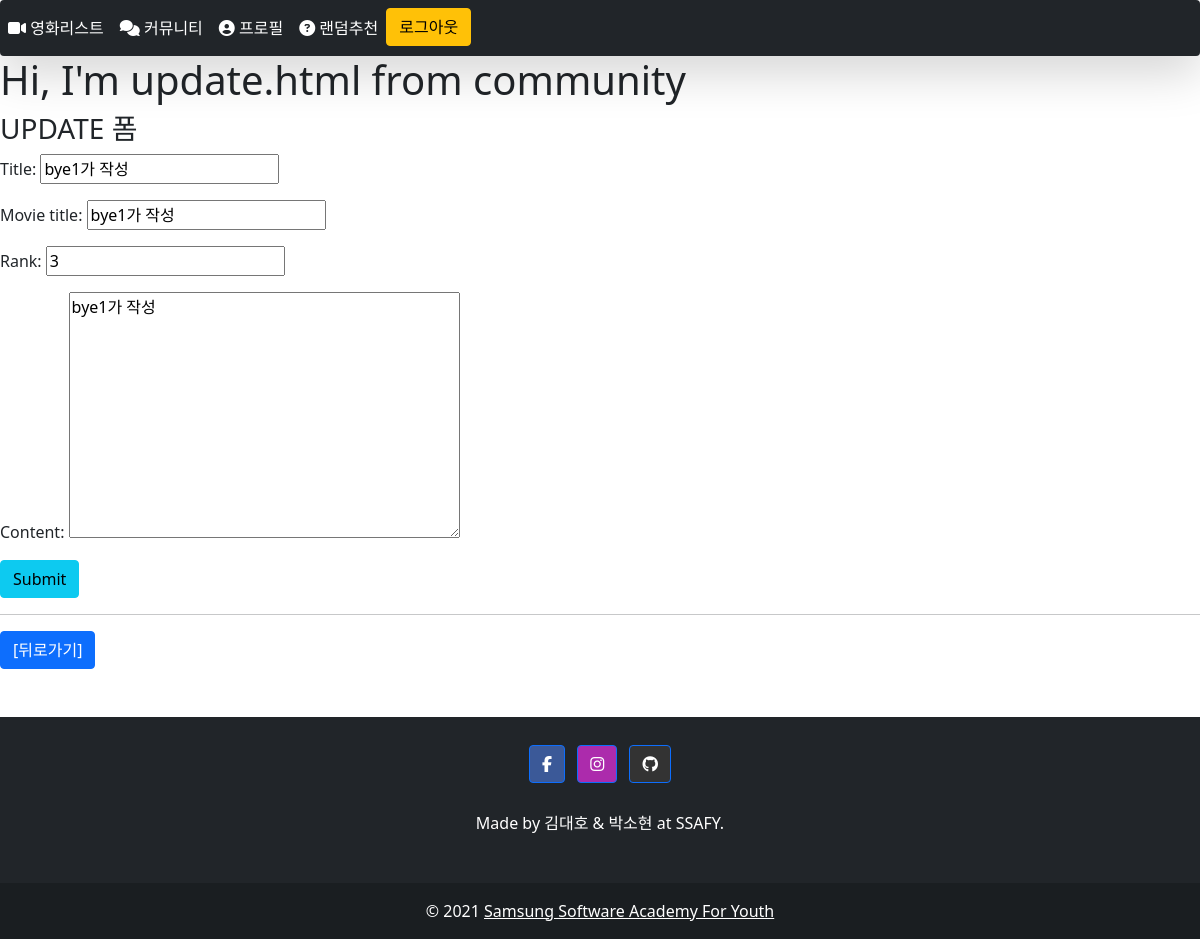
Page /community/2/update/ (signed in) on the committed database.
### community/models.py (models this page shows)
class Review(models.Model):
    title = models.CharField(max_length=100)
    movie_title = models.CharField(max_length=50)
    rank = models.IntegerField()
    content = models.TextField()
    created_at = models.DateTimeField(auto_now_add=True)
    updated_at = models.DateTimeField(auto_now=True)
    user = models.ForeignKey(settings.AUTH_USER_MODEL, on_delete=models.CASCADE)
    like_users = models.ManyToManyField(settings.AUTH_USER_MODEL, related_name='like_reviews')

### community/views.py (the view)
# urls.py: path('<int:pk>/update/', views.update, name='update'),
@login_required
@require_http_methods(['GET', 'POST'])
def update(request, pk):
    review = get_object_or_404(Review, pk=pk)
    if request.user == review.user:
        if request.method == 'POST':
            form = ReviewForm(request.POST, instance=review)
            if form.is_valid():
                form.save()
                return redirect('community:detail', review.pk)
        else:
            form = ReviewForm(instance=review)
    else:
        return redirect('community:index')
    context = {
        'form': form,
        'review': review,
    }
    return render(request, 'community/update.html', context)

### community/forms.py
class ReviewForm(forms.ModelForm):
    class Meta:
        model = Review
        fields = ['title', 'movie_title', 'rank', 'content']

### community/templates/community/update.html (shortened to what this page needs)
{% extends 'base.html' %}
{% block content %}
  <h1>Hi, I'm update.html from community</h1>
  <h3>UPDATE 폼</h3>
  <form action="" method="POST">
    {{ form.as_p }}
    <input class="btn btn-info" type="submit">
  </form>
  <hr>
  <a class="btn btn-primary" href="{% url 'community:detail' review.pk %}">[뒤로가기]</a>
{% endblock %}

### rows in the picture
Review: title "bye1가 작성", movie_title "bye1가 작성", rank "3", content "bye1가 작성"
